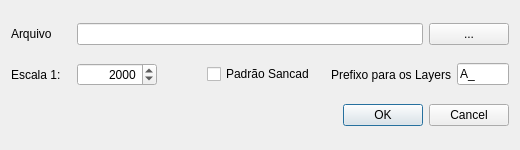
<?xml version="1.0" encoding="UTF-8"?>
<ui version="4.0">
 <class>dxfExport_Dialog</class>
 <widget class="QDialog" name="dxfExport_Dialog">
  <property name="geometry">
   <rect>
    <x>0</x>
    <y>0</y>
    <width>520</width>
    <height>150</height>
   </rect>
  </property>
  <property name="sizePolicy">
   <sizepolicy hsizetype="MinimumExpanding" vsizetype="MinimumExpanding">
    <horstretch>0</horstretch>
    <verstretch>0</verstretch>
   </sizepolicy>
  </property>
  <property name="minimumSize">
   <size>
    <width>520</width>
    <height>150</height>
   </size>
  </property>
  <property name="windowTitle">
   <string>Exporta DXF</string>
  </property>
  <layout class="QVBoxLayout" name="verticalLayout">
   <item>
    <layout class="QHBoxLayout" name="horizontalLayout_2">
     <item>
      <widget class="QLabel" name="label">
       <property name="sizePolicy">
        <sizepolicy hsizetype="Minimum" vsizetype="Preferred">
         <horstretch>0</horstretch>
         <verstretch>0</verstretch>
        </sizepolicy>
       </property>
       <property name="minimumSize">
        <size>
         <width>60</width>
         <height>0</height>
        </size>
       </property>
       <property name="text">
        <string>Arquivo</string>
       </property>
       <property name="alignment">
        <set>Qt::AlignLeading|Qt::AlignLeft|Qt::AlignVCenter</set>
       </property>
      </widget>
     </item>
     <item>
      <widget class="QLineEdit" name="txtFile"/>
     </item>
     <item>
      <widget class="QPushButton" name="btnBrowse">
       <property name="text">
        <string>...</string>
       </property>
      </widget>
     </item>
    </layout>
   </item>
   <item>
    <layout class="QHBoxLayout" name="horizontalLayout">
     <item>
      <widget class="QLabel" name="label_2">
       <property name="sizePolicy">
        <sizepolicy hsizetype="Minimum" vsizetype="Preferred">
         <horstretch>0</horstretch>
         <verstretch>0</verstretch>
        </sizepolicy>
       </property>
       <property name="minimumSize">
        <size>
         <width>60</width>
         <height>0</height>
        </size>
       </property>
       <property name="text">
        <string>Escala 1:</string>
       </property>
       <property name="alignment">
        <set>Qt::AlignLeading|Qt::AlignLeft|Qt::AlignVCenter</set>
       </property>
      </widget>
     </item>
     <item>
      <widget class="QSpinBox" name="spinScale">
       <property name="minimumSize">
        <size>
         <width>80</width>
         <height>0</height>
        </size>
       </property>
       <property name="alignment">
        <set>Qt::AlignRight|Qt::AlignTrailing|Qt::AlignVCenter</set>
       </property>
       <property name="minimum">
        <number>1</number>
       </property>
       <property name="maximum">
        <number>1000000</number>
       </property>
       <property name="singleStep">
        <number>500</number>
       </property>
       <property name="value">
        <number>2000</number>
       </property>
      </widget>
     </item>
     <item>
      <spacer name="horizontalSpacer">
       <property name="orientation">
        <enum>Qt::Horizontal</enum>
       </property>
       <property name="sizeHint" stdset="0">
        <size>
         <width>100</width>
         <height>20</height>
        </size>
       </property>
      </spacer>
     </item>
     <item>
      <widget class="QCheckBox" name="chkSancad">
       <property name="text">
        <string>Padrão Sancad</string>
       </property>
      </widget>
     </item>
     <item>
      <widget class="QLabel" name="label_3">
       <property name="sizePolicy">
        <sizepolicy hsizetype="Minimum" vsizetype="Preferred">
         <horstretch>0</horstretch>
         <verstretch>0</verstretch>
        </sizepolicy>
       </property>
       <property name="minimumSize">
        <size>
         <width>130</width>
         <height>0</height>
        </size>
       </property>
       <property name="layoutDirection">
        <enum>Qt::LeftToRight</enum>
       </property>
       <property name="text">
        <string>Prefixo para os Layers</string>
       </property>
       <property name="alignment">
        <set>Qt::AlignRight|Qt::AlignTrailing|Qt::AlignVCenter</set>
       </property>
      </widget>
     </item>
     <item>
      <widget class="QLineEdit" name="txtPrefix">
       <property name="minimumSize">
        <size>
         <width>20</width>
         <height>0</height>
        </size>
       </property>
       <property name="maximumSize">
        <size>
         <width>16777215</width>
         <height>16777215</height>
        </size>
       </property>
       <property name="text">
        <string>A_</string>
       </property>
      </widget>
     </item>
    </layout>
   </item>
   <item>
    <widget class="QDialogButtonBox" name="buttonBox">
     <property name="orientation">
      <enum>Qt::Horizontal</enum>
     </property>
     <property name="standardButtons">
      <set>QDialogButtonBox::Cancel|QDialogButtonBox::Ok</set>
     </property>
    </widget>
   </item>
  </layout>
 </widget>
 <tabstops>
  <tabstop>txtFile</tabstop>
  <tabstop>btnBrowse</tabstop>
  <tabstop>spinScale</tabstop>
  <tabstop>chkSancad</tabstop>
  <tabstop>txtPrefix</tabstop>
  <tabstop>buttonBox</tabstop>
 </tabstops>
 <resources/>
 <connections>
  <connection>
   <sender>buttonBox</sender>
   <signal>accepted()</signal>
   <receiver>dxfExport_Dialog</receiver>
   <slot>accept()</slot>
   <hints>
    <hint type="sourcelabel">
     <x>248</x>
     <y>254</y>
    </hint>
    <hint type="destinationlabel">
     <x>157</x>
     <y>274</y>
    </hint>
   </hints>
  </connection>
  <connection>
   <sender>buttonBox</sender>
   <signal>rejected()</signal>
   <receiver>dxfExport_Dialog</receiver>
   <slot>reject()</slot>
   <hints>
    <hint type="sourcelabel">
     <x>316</x>
     <y>260</y>
    </hint>
    <hint type="destinationlabel">
     <x>286</x>
     <y>274</y>
    </hint>
   </hints>
  </connection>
 </connections>
</ui>
